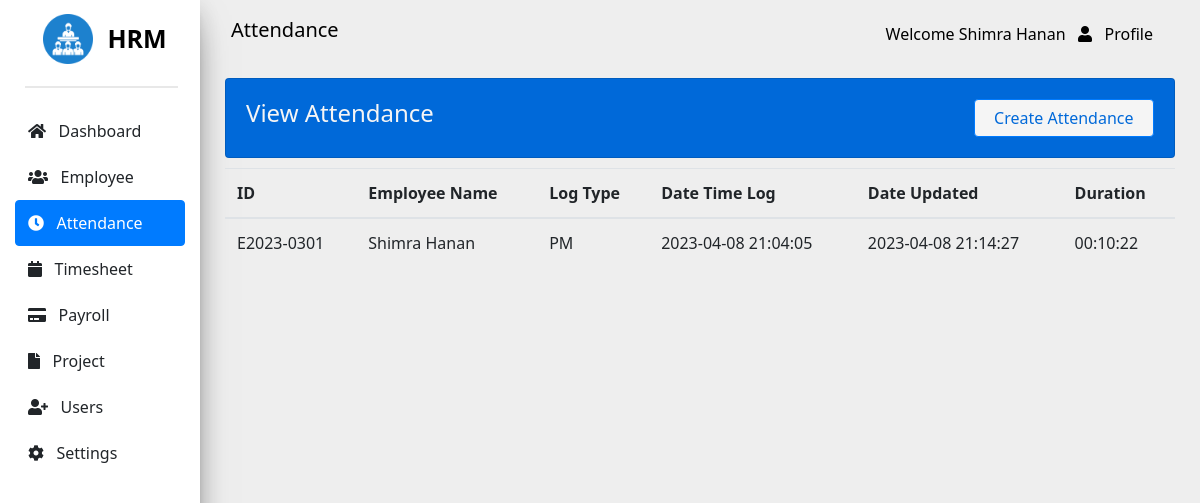
The app's page /pages/attendance/index.php (signed in), older data.
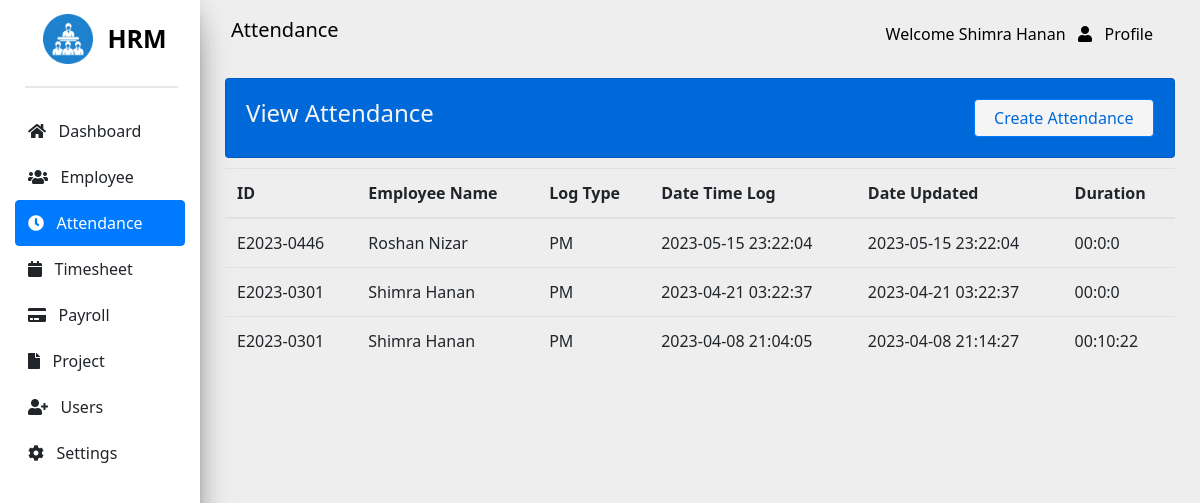
The same page, newer data.
### tables this page shows
CREATE TABLE IF NOT EXISTS `attendance` (
  `id` int NOT NULL AUTO_INCREMENT,
  `employeeId` int NOT NULL,
  `logtype` tinyint NOT NULL,
  `datetimelog` datetime NOT NULL DEFAULT CURRENT_TIMESTAMP,
  `dateupdatedlog` datetime NOT NULL DEFAULT CURRENT_TIMESTAMP ON UPDATE CURRENT_TIMESTAMP,
  PRIMARY KEY (`id`),
  KEY `FK_EmployeeId` (`employeeId`)
);

CREATE TABLE IF NOT EXISTS `employee` (
  `id` int NOT NULL AUTO_INCREMENT,
  `userId` varchar(65) NOT NULL,
  `employeeno` varchar(65) NOT NULL,
  `firstname` varchar(65) NOT NULL,
  `middlename` varchar(65) NOT NULL,
  `lastname` varchar(65) NOT NULL,
  `departmentId` int NOT NULL,
  `positionId` int NOT NULL,
  `projectId` int NOT NULL,
  `hourlyRate` decimal(10,0) NOT NULL,
  `baseSalary` decimal(10,0) NOT NULL,
  PRIMARY KEY (`id`),
  UNIQUE KEY `employeeno` (`employeeno`),
  KEY `FK_UserId` (`userId`),
  KEY `FK_Department` (`departmentId`),
  KEY `FK_Position` (`positionId`),
  KEY `FK_Project` (`projectId`)
);

### core/services/common-service.php (called while the page is built, shortened)
<?php
    function getUsername() {
        return $_SESSION["fullname"];
    }
?>

### core/services/attendance-service.php (called while the page is built, shortened)
<?php
    function getLogType($num) {
        if($num == 1) {
            return "AM";
        } else if($num == 2) {
            return "PM";
        } else {
            return 'N/A';
        }
    }
    function getDateDifference($dateTo, $dateFrom) {
        $date1=date_create($dateTo);
        $date2=date_create($dateFrom);
        $diff=date_diff($date1,$date2);
        return $diff->format("%H:%i:%s");
    }
    function getAllAttendance($conn) {
        $query = "SELECT * FROM attendance a
        LEFT JOIN employee e on a.employeeId = e.id
        order by 1 desc";
        return $conn->query($query);
    }
?>

### pages/attendance/index.php (the view, shortened to what this page needs)
<?php
    require '../../core/services/common-service.php';
    require '../../shared/components/sidenav.php';
    require '../../core/services/attendance-service.php';
?>
<!DOCTYPE html>
<html lang="en">
<head>
    <link rel="stylesheet" href="https://use.fontawesome.com/releases/v5.7.0/css/all.css"
>
    <link rel="stylesheet" href="../../assets/css/common.css" />
    <link rel="stylesheet" href="../../assets/css/attendance.css" />
</head>
<body>
    <div class="row max-width">
        <div class="col-md-2 side-content">
            <img src="../../assets/images/hrm.png" width="50px" />
            <label>HRM</label>
            <br />
            <div class="break-line"></div>
            <div class="button-section">
                <?php getSideNav("attendance"); ?>
            </div>
        </div>
        <div class="col-md-10 nav-content">
            <nav class="navbar">
                <label class="navbar-brand">Attendance</label>
                <div class="dropdown">
                    <button class="dropbtn" onclick="showDropDown()">
                        Welcome <?php echo getUserName();?> &nbsp
                        <span class="fa fa-user" onclick="showDropDown()"></span> &nbsp Profile
                    </button>
                </div>
            </nav>
            <div class="column maintain-paddings">
                <div class="card main-card">
                    <div class="row more-top-margin">
                        <div class="col-md-7">
                            <h4>View Attendance</h4>
                        </div>
                        <div class="col-md-5">
                            <a href="./external" class="btn btn-primary btn-small">Create Attendance</a>
                        </div>
                    </div>
                </div>
                <div class="slight-top-margin">
                    <table class="table">
                        <thead>
                            <tr>
                                <th>ID</th>
                                <th>Employee Name</th>
                                <th>Log Type</th>
                                <th>Date Time Log</th>
                                <th>Date Updated</th>
                                <th>Duration</th>
                            </tr>
                        </thead>
                        <tbody>
                            <?php
                                $result = getAllAttendance($conn);
                                while($row = mysqli_fetch_assoc($result)) {
                            ?>
                            <tr>
                                <td><?php echo $row["employeeno"];?></td>
                                <td><?php echo $row["firstname"].' '.$row['lastname'];?></td>
                                <td><?php echo getLogType($row["logtype"]);?></td>
                                <td><?php echo $row["datetimelog"];?></td>
                                <td><?php echo $row["dateupdatedlog"];?></td>
                                <td><?php echo getDateDifference($row["datetimelog"], $row["dateupdatedlog"]); ?></td>
                            </tr>
                            <?php
                                }
                            ?>
                        </tbody>
                    </table>
                </div>
            </div>
        </div>
    </div>
</body>
</html>

### shared/components/sidenav.php
<?php
    function getSideNav($active) {
        if($_SESSION["dashboard"] == 1) {
            if($active == "dashboard") {
                echo '<a href="../dashboard" class="controls btn btn-primary">
                    <span class="fa fa-home"></span> &nbsp Dashboard
                </a>';
            } else {
                echo '<a href="../dashboard" class="controls btn">
                    <span class="fa fa-home"></span> &nbsp Dashboard
                </a>';
            }
        }
        if($_SESSION["employee"] == 1) {
            if($active == "employee") {
                echo '<a href="../employee" class="controls btn btn-primary">
                    <span class="fa fa-users"></span> &nbsp Employee
                </a>';
            } else {
                echo '<a href="../employee" class="controls btn">
                    <span class="fa fa-users"></span> &nbsp Employee
                </a>';
            }
        }
        if($_SESSION["attendance"] == 1) {
            if($active == "attendance") {
                echo '<a href="../attendance" class="controls btn btn-primary">
                    <span class="fa fa-clock"></span> &nbsp Attendance
                </a>';
            } else {
                echo '<a href="../attendance" class="controls btn">
                    <span class="fa fa-clock"></span> &nbsp Attendance
                </a>';
            }
        }
        if($_SESSION["timesheet"] == 1) {
            if($active == "timesheet") {
                echo '<a href="../timesheet" class="controls btn btn-primary">
                    <span class="fa fa-calendar"></span> &nbsp Timesheet
                </a>';
            } else {
                echo '<a href="../timesheet" class="controls btn">
                    <span class="fa fa-calendar"></span> &nbsp Timesheet
                </a>';
            }
        }
        if($_SESSION["payroll"] == 1) {
            if($active == 'payroll') {
                echo '<a href="../payroll" class="controls btn btn-primary">
                        <span class="fa fa-credit-card"></span> &nbsp Payroll
                </a>';
            } else {
                echo '<a href="../payroll" class="controls btn">
                    <span class="fa fa-credit-card"></span> &nbsp Payroll
                </a>';
            }
        }
        if($_SESSION["project"] == 1) {
            if($active == "project") {
                echo '<a href="../project" class="controls btn btn-primary">
                    <span class="fa fa-file"></span> &nbsp Project
                </a>';
            } else {
                echo '<a href="../project" class="controls btn">
                    <span class="fa fa-file"></span> &nbsp Project
                </a>';
            }
        }
        if($_SESSION["user"] == 1) {
            if($active == "user") {
                echo '<a href="../users" class="controls btn btn-primary">
                    <span class="fa fa-user-plus"></span> &nbsp Users
                </a>';
            } else {
                echo '<a href="../users" class="controls btn">
                    <span class="fa fa-user-plus"></span> &nbsp Users
                </a>';
            }
        }
        if($_SESSION["settings"] == 1) {
            if($active == "settings") {
                echo '<a href="../settings" class="controls btn btn-primary">
                    <span class="fa fa-cog"></span> &nbsp Settings
                </a>';
            } else {
                echo '<a href="../settings" class="controls btn">
                    <span class="fa fa-cog"></span> &nbsp Settings
                </a>';
            }
        }
    }
?>

### assets/css/common.css (style rules this page uses)
body { background-color: #eee; margin: 0; font-family: "Segoe UI","Roboto","Helvetica Neue",Arial,"Noto Sans",sans-serif,"Apple Color Emoji","Segoe UI Emoji","Segoe UI Symbol","Noto Color Emoji"; font-size: 1rem; font-weight: 400; line-height: 1.5; color: #212529; text-align: left; }
.row { display: flex; flex-wrap: wrap; margin-right: -15px; margin-left: -15px; }
.col-md, .col-md-1, .col-md-10, .col-md-11, .col-md-12, .col-md-2, .col-md-3, .col-md-4, .col-md-5, .col-md-6, .col-md-7, .col-md-8, .col-md-9, .col-md-auto { position: relative; width: 100%; padding-right: 15px; padding-left: 15px; }
@media only screen and (min-width: 768px) { .col-md-2 { max-width: 16.666667%; } }
@media only screen and (min-width: 768px) { .col-md-5 { max-width: 41.666667%; } }
@media only screen and (min-width: 768px) { .col-md-7 { max-width: 58.333333%; } }
@media only screen and (min-width: 768px) { .col-md-10 { max-width: 83.333333%; } }
nav { display: block; }
.btn { display: inline-block; font-weight: 400; color: #212529; text-align: center; vertical-align: middle; user-select: none; background-color: transparent; border: 1px solid transparent; padding: .375rem .75rem; font-size: 1rem; line-height: 1.5; border-radius: .25rem; transition: color .15s ease-in-out,background-color .15s ease-in-out,border-color .15s ease-in-out,box-shadow .15s ease-in-out; }
a { color: #007bff; text-decoration: none; background-color: transparent; }
.navbar { position: relative; display: flex; flex-wrap: wrap; align-items: center; justify-content: space-between; padding: .5rem 1rem; }
.navbar-brand { color: black !important; }
.navbar-brand { display: inline-block; padding-top: .3125rem; padding-bottom: .3125rem; margin-right: 1rem; font-size: 1.25rem; line-height: inherit; white-space: nowrap; }
.dropdown, .dropleft, .dropright, .dropup { position: relative; }
.dropdown .dropbtn { cursor: pointer; font-size: 16px; border: none; outline: none; color: black; padding: 14px 16px; background-color: inherit; font-family: inherit; margin: 0; }
[type=button]:not(:disabled), [type=reset]:not(:disabled), [type=submit]:not(:disabled), button:not(:disabled) { cursor: pointer; }
button, select { text-transform: none; }
button, input { overflow: visible; }
button, input, optgroup, select, textarea { margin: 0; font-family: inherit; font-size: inherit; line-height: inherit; }
button { border-radius: 0; }
.btn-primary:hover, .btn-primary { color: #fff; background-color: #0069d9; border-color: #0062cc; }
label { display: inline-block; margin-bottom: .5rem; }
nav { background-color: transparent; }
.card { padding: 10px; }
.card { position: relative; display: flex; -ms-flex-direction: column; flex-direction: column; min-width: 0; word-wrap: break-word; background-color: #fff; background-clip: border-box; border: 1px solid rgba(0,0,0,.125); border-radius: .25rem; }
.h4, h4 { font-size: 1.5rem; }
.h1, .h2, .h3, .h4, .h5, .h6, h1, h2, h3, h4, h5, h6 { margin-bottom: .5rem; font-weight: 500; line-height: 1.2; }
h1, h2, h3, h4, h5, h6 { margin-top: 0; margin-bottom: .5rem; }
button, input, select { margin: 0; font-family: inherit; font-size: inherit; line-height: inherit; }
.table { width: 100%; margin-bottom: 1rem; color: #212529; }
table { border-collapse: collapse; }
.table thead th { vertical-align: bottom; border-bottom: 2px solid #dee2e6; }
.table td, .table th { padding: .75rem; vertical-align: top; border-top: 1px solid #dee2e6; }
th { text-align: inherit; }
.side-content { background-color: #fff; max-height: 100%; height: 100%; position: fixed; top: 0; bottom: 0; left: 0; text-align: center; font-weight: bold; padding-top: 20px; box-shadow: 0px 16px 36px -12px rgb(0 0 0 /56%), 0 4px 25px 0px rgb(0 0 0 / 12%), 0 8px 10px -5px rgb(0 0 0 /20%) }
.side-content label { color: black; font-size: 25px; }
.side-content img { margin-right: 10px; margin-left: 10px; margin-top:-10px; }
.break-line { width: 90%; height: 2px; margin: 20px 0px 10px 10px; background-color: rgba(180, 180, 180, 0.3); }
.btn { width: 100%; }
.controls { padding-top: 10px; padding-bottom: 10px; text-align: left; }
.button-section { margin-top: 20px; }
.nav-content { position: absolute; right: 0; top: 0; float: right; width: calc(100% - 200px); height: 100%; max-height: 100%; }
.maintain-paddings { padding:10px; }
img { vertical-align: middle; border-style: none; }
.btn-primary { color: #fff; background-color: #007bff; border-color: #007bff; }

Row changes from the older to the newer data that the page shows:
added attendance: employeeId.employeeno "E2023-0446", employeeId.firstname "Roshan", employeeId.lastname "Nizar", logtype "PM", datetimelog "2023-05-15 23:22:04", dateupdatedlog "2023-05-15 23:22:04", datetimelog+dateupdatedlog "00:0:0"
added attendance: employeeId.employeeno "E2023-0301", employeeId.firstname "Shimra", employeeId.lastname "Hanan", logtype "PM", datetimelog "2023-04-21 03:22:37", dateupdatedlog "2023-04-21 03:22:37", datetimelog+dateupdatedlog "00:0:0"
